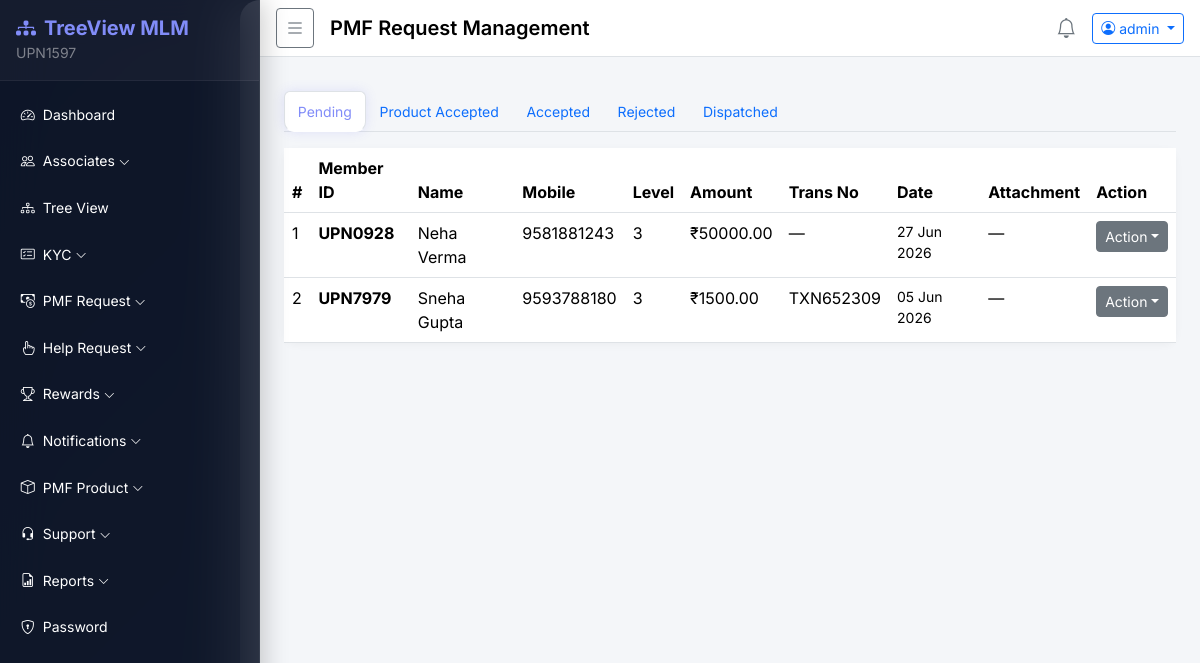
/pmf/admin/ (signed in), run on the app's committed database.
### accounts/models.py (models this page shows, shortened)
class User(AbstractBaseUser, PermissionsMixin):
    STATUS_CHOICES = [('active', 'Active'), ('inactive', 'Inactive'), ('pending', 'Pending')]
    member_id   = models.CharField(max_length=20, unique=True, default=generate_member_id)
    sponsor_id  = models.CharField(max_length=20, blank=True, null=True)
    username    = models.CharField(max_length=150, unique=True)
    email       = models.EmailField(unique=True)
    mobile      = models.CharField(max_length=15, blank=True)
    status      = models.CharField(max_length=10, choices=STATUS_CHOICES, default='pending')
    is_active   = models.BooleanField(default=True)
    is_staff    = models.BooleanField(default=False)
    plain_password = models.CharField(max_length=128, blank=True)  # stored for admin view
    created_at  = models.DateTimeField(default=timezone.now)
    objects = UserManager()
    USERNAME_FIELD = 'username'
    REQUIRED_FIELDS = ['email']
    class Meta:
        db_table = 'users'
    def get_full_name(self):
        profile = getattr(self, 'profile', None)
        if profile:
            return f"{profile.first_name} {profile.last_name}".strip()
        return self.username

class UserProfile(models.Model):
    user         = models.OneToOneField(User, on_delete=models.CASCADE, related_name='profile')
    first_name   = models.CharField(max_length=100, blank=True)
    last_name    = models.CharField(max_length=100, blank=True)
    address      = models.TextField(blank=True)
    city         = models.CharField(max_length=100, blank=True)
    state        = models.CharField(max_length=100, blank=True)
    country      = models.CharField(max_length=100, blank=True, default='India')
    pincode      = models.CharField(max_length=10, blank=True)
    profile_image = models.ImageField(upload_to='profiles/', blank=True, null=True)
    bank_name    = models.CharField(max_length=150, blank=True)
    account_holder = models.CharField(max_length=150, blank=True)
    account_number = models.CharField(max_length=50, blank=True)
    ifsc_code    = models.CharField(max_length=20, blank=True)
    gpay         = models.CharField(max_length=20, blank=True)
    phonepe      = models.CharField(max_length=20, blank=True)
    paytm        = models.CharField(max_length=20, blank=True)
    upi_id       = models.CharField(max_length=50, blank=True)
    class Meta:
        db_table = 'user_profiles'

### pmf/models.py (models this page shows, shortened)
class PMFRequest(models.Model):
    STATUS_CHOICES = [
        ('pending', 'Pending'),
        ('product_accepted', 'Product Accepted'),
        ('accepted', 'Accepted'),
        ('rejected', 'Rejected'),
        ('dispatched', 'Dispatched'),
    ]
    user          = models.ForeignKey(settings.AUTH_USER_MODEL, on_delete=models.CASCADE, related_name='pmf_requests')
    amount        = models.DecimalField(max_digits=10, decimal_places=2)
    transaction_no = models.CharField(max_length=100, blank=True)
    payment_proof = models.FileField(upload_to='pmf/proofs/', blank=True, null=True)
    level         = models.PositiveIntegerField(default=1)
    status        = models.CharField(max_length=20, choices=STATUS_CHOICES, default='pending')
    remarks       = models.TextField(blank=True)
    created_at    = models.DateTimeField(default=timezone.now)
    reply_date    = models.DateTimeField(null=True, blank=True)
    class Meta:
        db_table = 'pmf_requests'
        ordering = ['-created_at']

### pmf/views.py (the view)
# urls.py: path('admin/',          views.admin_pmf_list,     name='admin_list'),
@login_required
def admin_pmf_list(request):
    if not request.user.is_staff:
        return redirect('dashboard:index')
    status_filter = request.GET.get('status', 'pending')
    pmfs = PMFRequest.objects.filter(status=status_filter).select_related('user', 'user__profile')
    return render(request, 'pmf/admin_list.html', {'pmfs': pmfs, 'status_filter': status_filter})

### templates/pmf/admin_list.html (shortened to what this page needs)
{% extends 'base/base.html' %}
{% block page_title %}PMF Request Management{% endblock %}
{% block content %}
<ul class="nav nav-tabs mb-3">
  <li class="nav-item"><a class="nav-link {% if status_filter == 'pending' %}active{% endif %}" href="?status=pending">Pending</a></li>
  <li class="nav-item"><a class="nav-link {% if status_filter == 'product_accepted' %}active{% endif %}" href="?status=product_accepted">Product Accepted</a></li>
  <li class="nav-item"><a class="nav-link {% if status_filter == 'accepted' %}active{% endif %}" href="?status=accepted">Accepted</a></li>
  <li class="nav-item"><a class="nav-link {% if status_filter == 'rejected' %}active{% endif %}" href="?status=rejected">Rejected</a></li>
  <li class="nav-item"><a class="nav-link {% if status_filter == 'dispatched' %}active{% endif %}" href="?status=dispatched">Dispatched</a></li>
</ul>
<div class="card">
  <div class="card-body p-0">
    <div class="table-responsive">
      <table class="table table-hover mb-0">
        <thead><tr><th>#</th><th>Member ID</th><th>Name</th><th>Mobile</th><th>Level</th><th>Amount</th><th>Trans No</th><th>Date</th><th>Attachment</th><th>Action</th></tr></thead>
        <tbody>
          {% for p in pmfs %}
          <tr>
            <td>{{ forloop.counter }}</td>
            <td><strong>{{ p.user.member_id }}</strong></td>
            <td>{{ p.user.get_full_name }}</td>
            <td>{{ p.user.mobile }}</td>
            <td>{{ p.level }}</td>
            <td>₹{{ p.amount }}</td>
            <td>{{ p.transaction_no|default:"—" }}</td>
            <td class="small">{{ p.created_at|date:"d M Y" }}</td>
            <td>{% if p.payment_proof %}<a href="{{ p.payment_proof.url }}" target="_blank" class="btn btn-sm btn-outline-primary">View</a>{% else %}—{% endif %}</td>
            <td>
              {% if p.status == 'pending' %}
              <div class="dropdown">
                <button class="btn btn-sm btn-secondary dropdown-toggle" data-bs-toggle="dropdown">Action</button>
              </div>
              {% else %}
              <span class="badge badge-status-{{ p.status }}">{{ p.get_status_display }}</span>
              {% endif %}
            </td>
          </tr>
          {% empty %}
          <tr><td colspan="10" class="text-center text-muted py-3">No {{ status_filter }} PMF requests.</td></tr>
          {% endfor %}
        </tbody>
      </table>
    </div>
  </div>
</div>
{% endblock %}

### templates/base/base.html (shortened to what this page needs)
{% load static %}
{% load extras %}
<!DOCTYPE html>
<html lang="en">
<head>
  <link href="https://cdn.jsdelivr.net/npm/bootstrap@5.3.2/dist/css/bootstrap.min.css" rel="stylesheet">
  <link href="https://cdn.jsdelivr.net/npm/bootstrap-icons@1.11.3/font/bootstrap-icons.min.css" rel="stylesheet">
  <link rel="stylesheet" href="{% static 'css/style.css' %}">
</head>
<body>
  <div class="wrapper d-flex">
    <nav id="sidebar" class="sidebar text-white">
      <div class="sidebar-header p-3 d-flex align-items-center justify-content-between">
        <div>
          <h5 class="mb-0 fw-bold" style="color: #818cf8;"><i class="bi bi-diagram-3-fill me-2"></i>TreeView MLM</h5>
          {% if user.is_authenticated %}
          <small style="color: rgba(255,255,255,.45);">{{ user.member_id }}</small>
          {% endif %}
        </div>
      </div>
      <ul class="nav flex-column p-2 mt-1">
        {% if user.is_staff %}
          {% include 'base/sidebar_admin.html' %}
        {% else %}
          {% include 'base/sidebar_user.html' %}
        {% endif %}
      </ul>
    </nav>
    <div class="main-content flex-grow-1">
      <nav class="navbar navbar-expand-lg navbar-light bg-white border-bottom px-3 py-2">
        <button id="sidebarToggle" class="btn btn-sm btn-outline-secondary me-3">
          <i class="bi bi-list fs-5"></i>
        </button>
        <span class="navbar-brand fw-semibold">{% block page_title %}Dashboard{% endblock %}</span>
        <div class="ms-auto d-flex align-items-center gap-3">
          <a href="{% url 'notifications:add' %}" class="text-secondary position-relative">
            <i class="bi bi-bell fs-5"></i>
          </a>
          <div class="dropdown">
            <button class="btn btn-sm btn-outline-primary dropdown-toggle" data-bs-toggle="dropdown">
              <i class="bi bi-person-circle me-1"></i>{{ user.username }}
            </button>
          </div>
        </div>
      </nav>
      <div class="px-4 pt-3">
      </div>
      <div class="content px-4 py-3">
        {% block content %}{% endblock %}
      </div>
    </div>
  </div>
</body>
</html>

### static/css/style.css (style rules this page uses)
body { font-family: 'Inter', sans-serif; background: linear-gradient(135deg, #0b1120 0%, #1a2332 50%, #0b1120 100%); min-height: 100vh; overflow-x: hidden; }
.wrapper { display: flex; min-height: 100vh; }
.sidebar { width: 260px; min-width: 260px; transition: transform .3s ease, width .25s ease; z-index: 1050; overflow-y: auto; height: 100vh; background: rgba(15, 23, 42, 0.85); backdrop-filter: blur(24px); -webkit-backdrop-filter: blur(24px); border-right: 1px solid rgba(255, 255, 255, 0.06); box-shadow: 4px 0 24px rgba(0, 0, 0, 0.2); position: sticky; top: 0; }
.main-content { flex: 1; min-width: 0; background: #f4f6f9; border-radius: 20px 0 0 20px; margin-left: -20px; padding-left: 20px; }
.sidebar-header { background: rgba(255, 255, 255, 0.03); border-bottom: 1px solid rgba(255, 255, 255, 0.06) !important; }
.nav-link.active { background: rgba(99,102,241,.25); color: #818cf8 !important; box-shadow: 0 0 12px rgba(99,102,241,.15); }
.card { border: none; border-radius: 12px; box-shadow: 0 2px 8px rgba(0,0,0,.04); }

### data on the page
User: member_id "UPN1597", username "admin"
PMFRequest: user.member_id "UPN0928", user.get_full_name "Neha Verma", user.mobile "9581881243", level "3", amount "50000.00", transaction_no "—", created_at "27 Jun 2026", status "Action"
PMFRequest: user.member_id "UPN7979", user.get_full_name "Sneha Gupta", user.mobile "9593788180", level "3", amount "1500.00", transaction_no "TXN652309", created_at "05 Jun 2026", status "Action"
